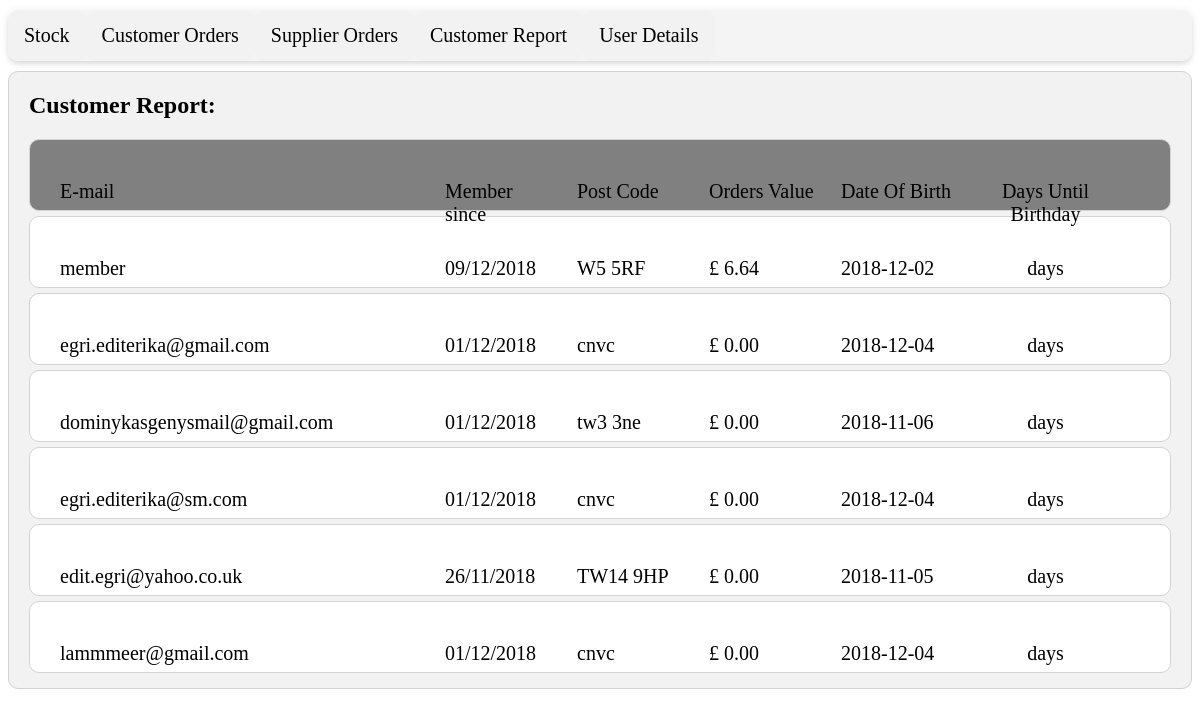
The page /php/acp_customers.php on the database as committed earlier.
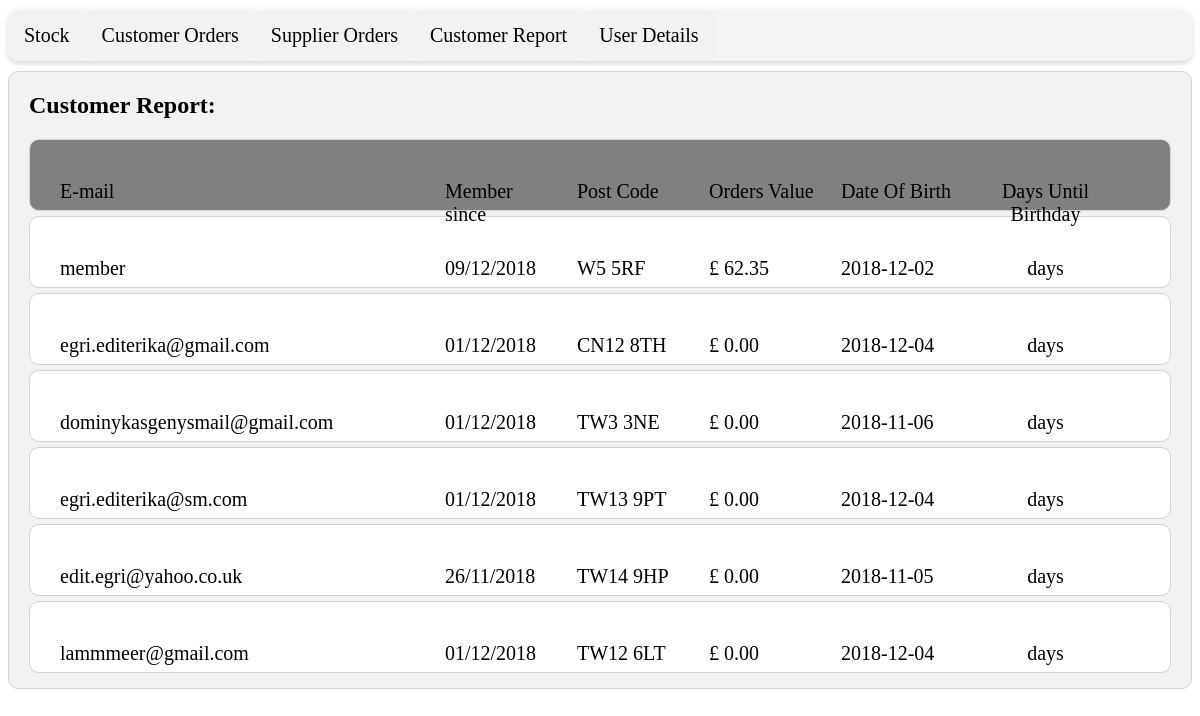
The same page on the database as committed later.
### tables this page shows
CREATE TABLE IF NOT EXISTS `users` (
  `usr_id` int(11) NOT NULL AUTO_INCREMENT,
  `f_name` varchar(45) NOT NULL,
  `l_name` varchar(45) NOT NULL,
  `e_mail` varchar(80) NOT NULL,
  `phn_num` varchar(11) NOT NULL,
  `dob` date NOT NULL,
  `adr_ln_1` varchar(60) NOT NULL,
  `adr_ln_2` varchar(60) DEFAULT NULL,
  `pstcod` varchar(10) NOT NULL,
  `lvl` enum('MEMBER','ADMIN') NOT NULL DEFAULT 'MEMBER',
  `pswrd` varchar(255) NOT NULL,
  `acc_crt_dte` datetime NOT NULL,
  PRIMARY KEY (`usr_id`),
  UNIQUE KEY `e_mail` (`e_mail`)
);

### php/acp_customers.php (the view, shortened to what this page needs)
<!DOCTYPE html>
<html lang="en">
<head>
    <link rel="stylesheet" type="text/css" href="css/stylelogin.css">
    <link rel="stylesheet" href="css/stock_07.12.2018.css">
</head>
<body>
<?php
    include "admin_panel_connection.php";
?>
 <div class="orders_container">
      <h2>Customer Report:</h2>
<div class="row-stock customer-column2">
  <div class="column two-stock2" >
    <p>E-mail</p>
  </div>
  <div class="column unit2">
    <p>Member since</p>
  </div>
    <div class="column unit2">
    <p>Post Code</p>
  </div>
    <div class="column unit2">
    <p>Orders Value</p>
  </div>
    <div class="column unit2">
    <p>Date Of Birth</p>
  </div>
  <div class="column unit3">
    <p>Days Until Birthday</p>
  </div>
</div>
<?php
	$search0 = "SELECT usr_id, dob FROM users  WHERE lvl = 'MEMBER'";
	$result0 = mysqli_query($mysqli, $search0);
while ($row0 = mysqli_fetch_assoc($result0))
		{
				$cur_usr_id= $row0['usr_id'];
				$cur_dob = $row0['dob'];
				$cur_year = date("Y");
				$birth_month = date("m",strtotime($cur_dob));
				$birth_day = date("d",strtotime($cur_dob));
				$leapyear = checkdate($birth_month ,$birth_day,$cur_year);
				if($leapyear == True)
				{
				$cur_birthday = $cur_year . "-" . $birth_month . "-" . $birth_day;
				}
				else
				{
				$birth_day =$birth_day - 1;
				$cur_birthday = $cur_year . "-" . $birth_month . "-" . $birth_day;
				}
				$days = strtotime($cur_birthday) - strtotime(date("Y-m-d"));
				$days_to_bd = round($days / (60 * 60 * 24));
				if ($days_to_bd >= 0)
				{
				$days_to_bd = $days_to_bd;
				}
				else
				{
				$days_to_bd = $days_to_bd + 365;
				};
				$search3 ="INSERT INTO tmp_dob (usr_id, days) VALUES('". $cur_usr_id ."','" . $days_to_bd . "')";
				mysqli_query($mysqli, $search3);
		}
 ?>
<?php
$search1 = "SELECT  u.f_name AS f_name, u.e_mail as e_mail, u.l_name AS l_name, u.acc_crt_dte AS acc_crt_dte, u.pstcod AS pstcod, u.usr_id AS usr_id, CASE WHEN SUM(col.sub_total) > 0 THEN SUM(col.sub_total) ELSE 0 END as sub_total, u.dob AS dob , td.days as days FROM users u  LEFT JOIN tmp_dob td ON u.usr_id = td.usr_id LEFT JOIN customer_order co ON u.usr_id = co.usr_id LEFT JOIN customer_order_line col ON co.ord_num = col.ord_num  WHERE u.lvl = 'MEMBER' GROUP BY u.usr_id ORDER BY td.days ASC, sub_total DESC";
$result1 = mysqli_query($mysqli, $search1);
while ($row1 = mysqli_fetch_assoc($result1))
{
$cur_acc_crt_dte = $row1['acc_crt_dte'];
$cur_sub_total = $row1['sub_total'];
$cur_pstcod = $row1['pstcod'];
$cur_dob = $row1['dob'];
$cur_days =  $row1['days'];
$cur_emial = $row1['e_mail'];
?>
<div class="row-stock customer-column">
   <div class="column two-stock2">
    <p><?php echo $cur_emial ?></p>
  </div>
  <div class="column unit2">
    <p><?php $joindate = strtotime($cur_acc_crt_dte);
                      echo date("d/m/Y", $joindate) ;?></p>
  </div>
  <div class="column unit2">
    <p><?php echo $cur_pstcod; ?></p>
  </div>
  <div class="column unit2">
    <p>&pound <?php echo $cur_sub_total; ?></p>
  </div>
  <div class="column unit2">
    <p><?php echo $cur_dob; ?></p>
  </div>
  <div class="column unit3">
    <p><?php echo $cur_days;	?> days</p>
  </div>
</div>
<?php
  }
?>
</div>
</body>

Rows that differ between the two databases and show on the page:
computed for users "member": cur_sub_total "6.64" → "62.35"
changed users "egri.editerika@gmail.com": pstcod "cnvc" → "CN12 8TH"
changed users "dominykasgenysmail@gmail.com": pstcod "tw3 3ne" → "TW3 3NE"
changed users "egri.editerika@sm.com": pstcod "cnvc" → "TW13 9PT"
changed users "lammmeer@gmail.com": pstcod "cnvc" → "TW12 6LT"
